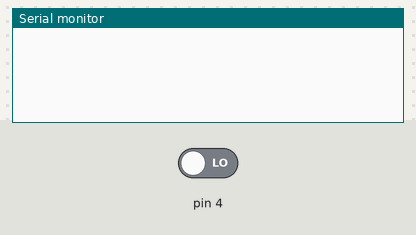
Bench run of a sketch on a simulated Arduino Uno, built with avr-gcc and run on an emulated ATmega328P. Shown: the last lines printed to the serial monitor. Inputs (shaded band) come from the test bench; at power-on: pin 4 LOW.

Above: at 1.2 s.
1.3 s: pin 4 driven HIGH
At 2.5 s:
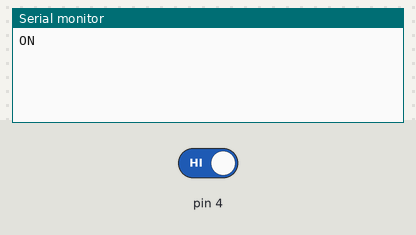
2.8 s: pin 4 driven LOW
At 3.7 s:
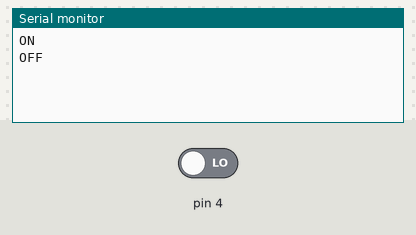

Measured:
- after the input at 1.3 s, the serial monitor: prints a new line at once (image 1)
- after the input at 2.8 s, the serial monitor: prints a new line at once (image 2)

The sketch:

push_button.ino
```cpp
void setup() {
  // put your setup code here, to run once:
  pinMode(4, INPUT);
  Serial.begin(9600);

}

int valor_anterior = 0;//LOW
void loop() {
  // put your main code here, to run repeatedly:
  int button = digitalRead(4);

  if(valor_anterior == button){
    return;
  }

  valor_anterior = button;

  if(button==HIGH){
    Serial.println("ON");
    //...
  }else{
    Serial.println("OFF");
  }

}

/*
V = IxR

I = V/R

I = 5/10000 = 0.5 mA

pull-up? 1. ON
Pull-down? 1. OFF

*/
```
